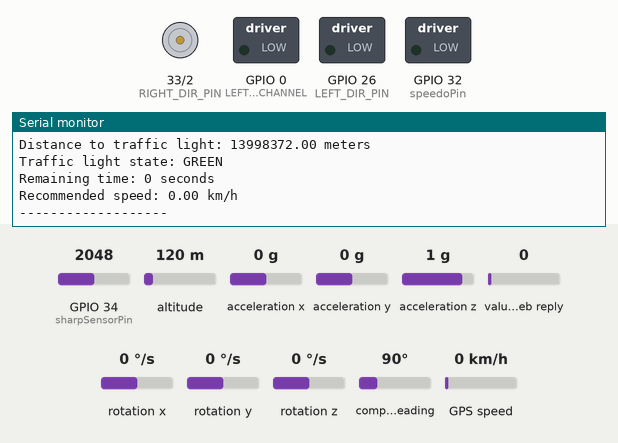
Simulated run of this sketch. Board: ESP32. Shown: direction and speed pins drawn as motors (green arrow = direction pin HIGH = forward, orange = LOW = backward, longer = more drive), switched loads named in the sketch (green lamp = pin HIGH), the last lines printed to the serial monitor. Inputs (shaded band) come from the test bench; at power-on: GPIO 34 (sharpSensorPin) = 2048, value in the web reply 0, altitude 120 m, acceleration x 0 g, acceleration y 0 g, acceleration z 1 g, rotation x 0 °/s, rotation y 0 °/s, rotation z 0 °/s, compass heading 90°, GPS speed 0 km/h. WiFi joins after 1.5 s; servers stay silent unless stated; the GPS gets a fix after 3 s at 37.7749, -122.4194 with 8 satellites; nothing arrives over Bluetooth unless stated; web services answer with replies made up by the test bench.

Above: at 5.7 s.
5.8 s: GPIO 34 (sharpSensorPin) set to 960
At 6.17 s:
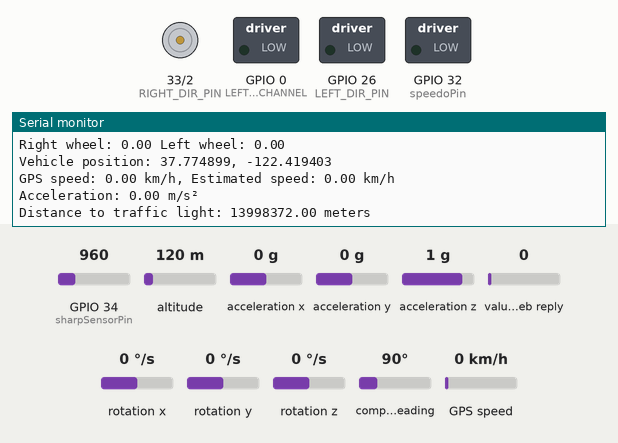
7.5 s: value in the web reply set to 2
At 7.64 s:
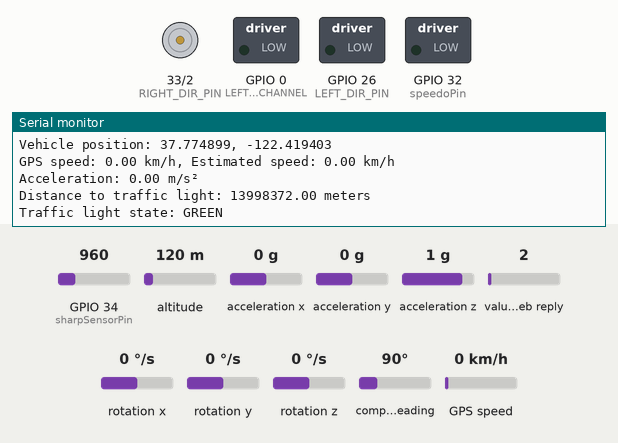
11.8 s: GPIO 34 (sharpSensorPin) set to 2866
At 13.36 s:
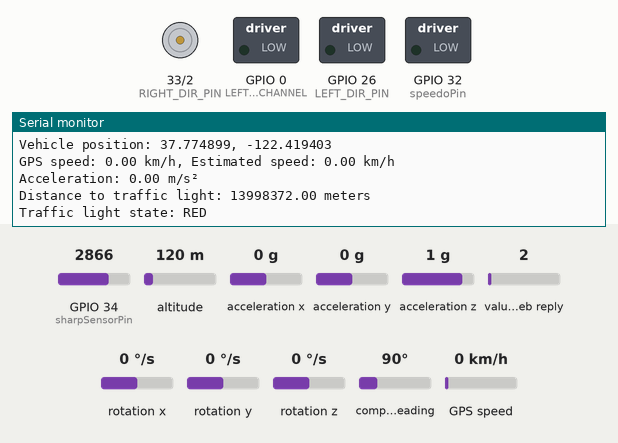
Timing chart, 0 to 14.9 s (numbered marks = the images above; inputs shaded):
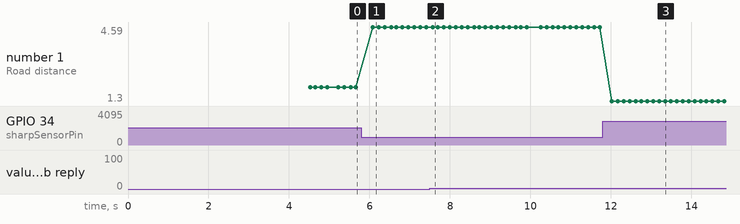

Measured:
- after the input at 5.8 s, the serial monitor: prints a new line at once (image 1)
- after the input at 11.8 s, the serial monitor: prints a new line after 0.07 s (image 3)
- plotted number 1: 1.92 → 4.59 after the input at 5.8 s, 4.59 → 1.3 after the input at 11.8 s

The sketch:

vehicle_integrated.ino
```cpp
#include <WiFi.h>
#include <HTTPClient.h>
#include <ArduinoJson.h>
#include <TinyGPS++.h>
#include <HardwareSerial.h>
#include <Wire.h>
#include <MPU6050_tockn.h>  // Library for MPU6050 IMU
#include <ps5Controller.h>

// WiFi credentials
const char* ssid = "note9";
const char* password = "12345678";

// ThingSpeak settings
const char* channelID = "2933872";  // ThingSpeak channel ID
const char* readAPIKey = "BWQO64N4UII54EOV";  // Read API Key

// GPS module connection
#define GPS_SERIAL_NUM 1
#define GPS_RX_PIN 16   // GPS TX connects to this pin
#define GPS_TX_PIN 17   // GPS RX connects to this pin
#define GPS_BAUD 9600   // Most GPS modules use 9600 baud rate

// Sharp sensor pin
const int sharpSensorPin = 34;  // Analog input pin

// Road detection parameters
const int sampleSize = 10;        // Number of readings to average
const int potholeTrigger = 2;     // Increase in distance (mm) to detect potholes
const int speedBreakTrigger = 2;  // Decrease in distance (mm) to detect speed breakers
const int readingDelay = 100;     // Delay between readings in ms
float prevAvgDistance = 0;
float fixedDistance = 10;         // Baseline distance for road condition detection

// Left Motor
const int LEFT_PWM_CHANNEL = 0;   // PWM channel for left motor
const int LEFT_DIR_PIN = 26;      // Direction pin for left motor

// Right Motor
const int RIGHT_PWM_CHANNEL = 2;  // PWM channel for right motor
const int RIGHT_DIR_PIN = 33;     // Direction pin for right motor
const int b = 106;                // Distance between wheels in mm
const int r = 65;                 // Wheel radius in mm
int lx, ly, rx, ry, tri, cir, squ, cro, l2, r2;
int buff = 40;                    // Joystick deadzone buffer
double targetwl, targetwr;        // Target wheel speeds

// IMU setup
MPU6050 mpu6050(Wire);
float accelX, accelY, accelZ;     // Acceleration in m/s²
float gyroX, gyroY, gyroZ;        // Angular velocity in degrees/s
bool imuCalibrated = false;

// Initialize the GPS library
TinyGPSPlus gps;
HardwareSerial GPSSerial(GPS_SERIAL_NUM);

// Traffic light location (fixed coordinates)
float trafficLightLat = 12.9716;
float trafficLightLon = 77.5946;

// Variables for traffic light status
int trafficLightState = -1;       // -1 = unknown, 0 = Green, 1 = Yellow, 2 = Red
int remainingTime = 0;            // Remaining time in seconds
unsigned long lastCheckTime = 0;
const unsigned long checkInterval = 5000;  // Check every 5 seconds

// Variables for vehicle
float vehicleLat = 0.0;           // Current latitude
float vehicleLon = 0.0;           // Current longitude
float vehicleSpeed = 0.0;         // Current speed in km/h
float vehicleDistance = 0.0;      // Distance to traffic light in meters
float vehicleAcceleration = 0.0;  // Current acceleration in m/s²
unsigned long lastGPSUpdate = 0;
unsigned long lastIMUUpdate = 0;
unsigned long lastReadingTime = 0;   // Last sensor reading time

// Kalman filter variables for better speed estimation
float estimatedSpeed = 0.0;       // Filtered speed estimate
float speedVariance = 5.0;        // Initial variance

// Display/Output pins
const int speedoPin = 32;         // Pin for displaying recommended speed
const int buzzerPin = 33;         // Optional buzzer for alerts

// Function declarations
void stopMotors();
void moveForward(int speed);
void moveBackward(int speed);
void turnLeft(int speed);
void turnRight(int speed);
void compute2Wheel();
void applySpeed();
float readSharpSensor();
void detectRoadConditions();
float calculateOptimalSpeed();
float calculateDistance(float lat1, float lon1, float lat2, float lon2);
void updateGPS();
void updateIMU();
void fuseSpeedData();
void getTrafficLightStatus();

void setup() {
  Serial.begin(115200);

  // Initialize I2C for IMU
  Wire.begin();
  mpu6050.begin();
  Serial.println("Calibrating IMU...");
  mpu6050.calcGyroOffsets(true);  // Calibrate gyroscope
  imuCalibrated = true;
  Serial.println("IMU calibration done!");

  // Initialize GPS serial communication
  GPSSerial.begin(GPS_BAUD, SERIAL_8N1, GPS_RX_PIN, GPS_TX_PIN);

  // Initialize PS5 controller
  ps5.begin("e8:47:3a:5a:a3:66");

  // Initialize output pins
  pinMode(speedoPin, OUTPUT);
  pinMode(buzzerPin, OUTPUT);

  // Initialize motor pins
  pinMode(LEFT_PWM_CHANNEL, OUTPUT);
  pinMode(RIGHT_PWM_CHANNEL, OUTPUT);
  pinMode(LEFT_DIR_PIN, OUTPUT);
  pinMode(RIGHT_DIR_PIN, OUTPUT);

  // Connect to WiFi
  WiFi.begin(ssid, password);
  Serial.print("Connecting to WiFi");
  while (WiFi.status() != WL_CONNECTED) {
    delay(500);
    Serial.print(".");
  }
  Serial.println();
  Serial.println("WiFi connected");
  Serial.println("IP address: ");
  Serial.println(WiFi.localIP());

  Serial.println("Waiting for GPS to initialize...");

  // Initialize Sharp sensor baseline
  fixedDistance = readSharpSensor();
  Serial.print("Initial road distance baseline: ");
  Serial.println(fixedDistance);

  Serial.println("Vehicle Control System Started");
}

void loop() {
  unsigned long currentTime = millis();

  // Update GPS data
  updateGPS();

  // Update IMU data
  updateIMU();

  // Check traffic light status periodically
  if (currentTime - lastCheckTime >= checkInterval) {
    getTrafficLightStatus();
    lastCheckTime = currentTime;
  }

  // Detect road conditions
  detectRoadConditions();

  // Process PS5 controller input if connected
  if (ps5.isConnected()) {
    lx = ps5.LStickX();
    ly = ps5.LStickY();
    rx = -ps5.RStickX();
    ry = ps5.RStickY();
    tri = ps5.Triangle();
    cir = ps5.Circle();
    cro = ps5.Cross();
    squ = ps5.Square();
    l2 = ps5.L2();
    r2 = ps5.R2();

    // Apply deadzone to joystick inputs
    if (abs(ly) < buff) ly = 0;
    if (abs(rx) < buff) rx = 0;

    // Calculate wheel speeds based on joystick position
    compute2Wheel();

    // Apply speeds to motors
    applySpeed();
  }

  // Fuse GPS and IMU data for better speed estimation
  fuseSpeedData();

  // Calculate optimal speed based on traffic light status and distance
  float optimalSpeed = calculateOptimalSpeed();

  // Display information
  if (currentTime - lastGPSUpdate <= 5000) {  // Only show if GPS data is recent
    Serial.print("Vehicle position: ");
    Serial.print(vehicleLat, 6);
    Serial.print(", ");
    Serial.println(vehicleLon, 6);

    Serial.print("GPS speed: ");
    Serial.print(vehicleSpeed);
    Serial.print(" km/h, Estimated speed: ");
    Serial.print(estimatedSpeed);
    Serial.println(" km/h");

    Serial.print("Acceleration: ");
    Serial.print(vehicleAcceleration);
    Serial.println(" m/s²");

    Serial.print("Distance to traffic light: ");
    Serial.print(vehicleDistance);
    Serial.println(" meters");

    Serial.print("Traffic light state: ");
    if (trafficLightState == 0) Serial.println("GREEN");
    else if (trafficLightState == 1) Serial.println("YELLOW");
    else if (trafficLightState == 2) Serial.println("RED");
    else Serial.println("UNKNOWN");

    Serial.print("Remaining time: ");
    Serial.print(remainingTime);
    Serial.println(" seconds");

    Serial.print("Recommended speed: ");
    Serial.print(optimalSpeed);
    Serial.println(" km/h");
    Serial.println("-------------------");
  }

  // Small delay to avoid hammering the serial port
  delay(50);
}

void updateGPS() {
  // Read data from GPS
  while (GPSSerial.available() > 0) {
    if (gps.encode(GPSSerial.read())) {
      // If we have a valid location
      if (gps.location.isValid()) {
        vehicleLat = gps.location.lat();
        vehicleLon = gps.location.lng();

        // Update speed if available (in km/h)
        if (gps.speed.isValid()) {
          vehicleSpeed = gps.speed.kmph();
        }

        // Calculate distance to traffic light (in meters)
        vehicleDistance = calculateDistance(vehicleLat, vehicleLon, trafficLightLat, trafficLightLon);

        lastGPSUpdate = millis();
      }
    }
  }

  // Check if GPS is connected
  if (millis() > 5000 && gps.charsProcessed() < 10) {
    Serial.println("No GPS data received. Check wiring.");
  }
}

void updateIMU() {
  if (!imuCalibrated) return;

  // Update IMU readings
  mpu6050.update();

  // Get acceleration data (in m/s²)
  accelX = mpu6050.getAccX() * 9.81;  // Convert to m/s²
  accelY = mpu6050.getAccY() * 9.81;
  accelZ = mpu6050.getAccZ() * 9.81;

  // Get gyroscope data (in degrees/s)
  gyroX = mpu6050.getGyroX();
  gyroY = mpu6050.getGyroY();
  gyroZ = mpu6050.getGyroZ();

  // Calculate forward acceleration (assuming X is forward direction)
  // This is simplified and would need to be adjusted based on IMU orientation
  vehicleAcceleration = accelX;

  lastIMUUpdate = millis();
}

void fuseSpeedData() {
  // Simple Kalman filter for speed estimation
  // Only update if we have recent IMU data
  if (millis() - lastIMUUpdate > 1000) return;

  // Time since last update in seconds
  float dt = (millis() - lastIMUUpdate) / 1000.0;

  // Prediction step
  float predictedSpeed = estimatedSpeed + vehicleAcceleration * dt;

  // Update step only if GPS data is valid
  if (millis() - lastGPSUpdate < 5000) {
    float kalmanGain = speedVariance / (speedVariance + 5.0);  // Assuming GPS variance is 5.0
    estimatedSpeed = predictedSpeed + kalmanGain * (vehicleSpeed - predictedSpeed);
    speedVariance = (1 - kalmanGain) * speedVariance;
  } else {
    // Just use the prediction if no GPS update
    estimatedSpeed = predictedSpeed;
    speedVariance += 0.1;  // Increase uncertainty over time
  }

  // Ensure speed is non-negative
  if (estimatedSpeed < 0) estimatedSpeed = 0;
}

void getTrafficLightStatus() {
  if (WiFi.status() != WL_CONNECTED) {
    Serial.println("WiFi not connected. Reconnecting...");
    WiFi.reconnect();
    return;
  }

  HTTPClient http;
  String url = "https://api.thingspeak.com/channels/";
  url += channelID;
  url += "/feeds/last.json?api_key=";
  url += readAPIKey;

  http.begin(url);
  int httpCode = http.GET();

  if (httpCode > 0) {
    String payload = http.getString();

    // Parse JSON response
    DynamicJsonDocument doc(1024);
    DeserializationError error = deserializeJson(doc, payload);

    if (!error) {
      trafficLightState = doc["field1"].as<int>();
      remainingTime = doc["field2"].as<int>();
    } else {
      Serial.print("JSON parsing failed: ");
      Serial.println(error.c_str());
    }
  } else {
    Serial.print("HTTP GET failed, error code: ");
    Serial.println(httpCode);
  }

  http.end();
}

float calculateOptimalSpeed() {
  // If we don't have valid data or are at the traffic light, return 0
  if (vehicleDistance <= 10 || trafficLightState < 0 || remainingTime <= 0) {
    return 0.0;
  }

  float optimalSpeed = 0.0;

  // Calculate time needed to reach the traffic light at different speeds
  if (trafficLightState == 2) {  // Red light
    // If red, aim to arrive when it turns green
    // Calculate speed to arrive just as light turns green
    optimalSpeed = (vehicleDistance / remainingTime) * 3.6;  // Convert m/s to km/h

    // Use current speed and acceleration to check if speed is achievable
    float currentSpeed = estimatedSpeed;
    float timeToReach = (optimalSpeed - currentSpeed) / (vehicleAcceleration * 3.6);

    // Cap speed at reasonable limits
    if (optimalSpeed < 5.0 || timeToReach < 0) {
      // Too slow or requires deceleration, better to stop
      optimalSpeed = 0.0;
    } else if (optimalSpeed > 60.0) {
      // Too fast, cap at max speed limit
      optimalSpeed = 60.0;
    }
  } else if (trafficLightState == 0) {  // Green light
    // If green, calculate if we can make it before it turns yellow
    if (vehicleDistance / (remainingTime + 5) * 3.6 <= 60.0) {
      // We can make it at a reasonable speed
      optimalSpeed = min(60.0, vehicleDistance / remainingTime * 3.6);
    } else {
      // Can't make it before yellow, slow down
      optimalSpeed = min(30.0, vehicleDistance / (remainingTime + 35) * 3.6);
    }
  } else if (trafficLightState == 1) {  // Yellow light
    // If yellow, calculate if we can make it before it turns red
    if (vehicleDistance / remainingTime * 3.6 <= 60.0 && vehicleDistance <= 50) {
      // Close enough and can make it at a reasonable speed
      optimalSpeed = min(60.0, vehicleDistance / remainingTime * 3.6);
    } else {
      // Better slow down for the upcoming red
      optimalSpeed = min(20.0, vehicleDistance / (remainingTime + 30) * 3.6);
    }
  }

  return optimalSpeed;
}

// Calculate distance between two GPS coordinates using the Haversine formula
float calculateDistance(float lat1, float lon1, float lat2, float lon2) {
  const float R = 6371000; // Earth radius in meters

  float latRad1 = radians(lat1);
  float latRad2 = radians(lat2);
  float lonRad1 = radians(lon1);
  float lonRad2 = radians(lon2);

  float diffLat = latRad2 - latRad1;
  float diffLon = lonRad2 - lonRad1;

  float a = sin(diffLat/2) * sin(diffLat/2) +
            cos(latRad1) * cos(latRad2) *
            sin(diffLon/2) * sin(diffLon/2);
  float c = 2 * atan2(sqrt(a), sqrt(1-a));

  return R * c; // Distance in meters
}

// PS5 Controller and Motor Control Functions
void compute2Wheel() {
  float V = ly;
  float rX = rx*2;
  targetwr = ((ly*200+(rX*b/2))/r);
  targetwl = ((ly*200-(rX*b/2))/r);

  targetwr = constrain(map(targetwr,0,494,0,220),-255,255);
  targetwl = constrain(map(targetwl,0,494,0,220),-255,255);

  // Debug output
  Serial.print("Right wheel: ");
  Serial.print(targetwr);
  Serial.print(" Left wheel: ");
  Serial.println(targetwl);
}

void applySpeed() {
  if (targetwl >= 0) {
    digitalWrite(LEFT_DIR_PIN, LOW);
    analogWrite(LEFT_PWM_CHANNEL, targetwl);
  } else {
    digitalWrite(LEFT_DIR_PIN, HIGH);
    analogWrite(LEFT_PWM_CHANNEL, -targetwl);
  }

  if (targetwr >= 0) {
    digitalWrite(RIGHT_DIR_PIN, LOW);
    analogWrite(RIGHT_PWM_CHANNEL, targetwr);
  } else {
    digitalWrite(RIGHT_DIR_PIN, HIGH);
    analogWrite(RIGHT_PWM_CHANNEL, -targetwr);
  }
}

void stopMotors() {
  // Set speed to zero
  analogWrite(LEFT_PWM_CHANNEL, 0);
  analogWrite(RIGHT_PWM_CHANNEL, 0);
}

void moveForward(int speed) {
  // Set direction pins
  digitalWrite(LEFT_DIR_PIN, HIGH);   // Forward direction for left motor
  digitalWrite(RIGHT_DIR_PIN, HIGH);  // Forward direction for right motor

  // Set speed
  analogWrite(LEFT_PWM_CHANNEL, speed);
  analogWrite(RIGHT_PWM_CHANNEL, speed);
}

void moveBackward(int speed) {
  // Set direction pins
  digitalWrite(LEFT_DIR_PIN, LOW);   // Backward direction for left motor
  digitalWrite(RIGHT_DIR_PIN, LOW);  // Backward direction for right motor

  // Set speed
  analogWrite(LEFT_PWM_CHANNEL, speed);
  analogWrite(RIGHT_PWM_CHANNEL, speed);
}

void turnLeft(int speed) {
  // Set direction pins
  digitalWrite(LEFT_DIR_PIN, LOW);    // Left motor backward
  digitalWrite(RIGHT_DIR_PIN, HIGH);  // Right motor forward

  // Set speed
  analogWrite(LEFT_PWM_CHANNEL, speed);
  analogWrite(RIGHT_PWM_CHANNEL, speed);
}

void turnRight(int speed) {
  // Set direction pins
  digitalWrite(LEFT_DIR_PIN, HIGH);  // Left motor forward
  digitalWrite(RIGHT_DIR_PIN, LOW);  // Right motor backward

  // Set speed
  analogWrite(LEFT_PWM_CHANNEL, speed);
  analogWrite(RIGHT_PWM_CHANNEL, speed);
}

// Road Condition Detection Functions
float readSharpSensor() {
  // Read analog value from Sharp sensor
  int sensorValue = analogRead(sharpSensorPin);

  // Convert analog reading to distance in mm
  // Formula depends on the specific Sharp sensor model
  // This is for GP2Y0A21YK0F (10-80cm range)
  float distance = 12343.85 * pow(sensorValue, -1.15);

  return distance;
}

void detectRoadConditions() {
  unsigned long currentTime = millis();

  // Only read sensor at specified intervals
  if (currentTime - lastReadingTime < readingDelay) {
    return;
  }

  lastReadingTime = currentTime;

  // Read current distance from sensor
  float currentDistance = readSharpSensor();

  // Calculate change from previous reading
  float distanceChange = currentDistance - prevAvgDistance;

  // Adjust vehicle response based on road conditions
  if (distanceChange < -fixedDistance) {
    // Speed breaker detected (distance decreases significantly)
    Serial.println("ALERT: Speed Breaker detected!");

    // Temporary speed reduction for speed breakers
    float currentSpeed = estimatedSpeed;
    if (currentSpeed > 20.0) {
      // Reduce target speed and slow down
      targetwl = targetwl * 0.5;
      targetwr = targetwr * 0.5;

      // Apply reduced speed if using controller
      if (ps5.isConnected()) {
        applySpeed();
      }
    }
  }
  else if (distanceChange > fixedDistance) {
    // Pothole detected (distance increases significantly)
    Serial.println("ALERT: Pothole detected!");

    // For potholes, maintain current speed but alert driver
    // Optional: activate buzzer
    digitalWrite(buzzerPin, HIGH);
    delay(200);
    digitalWrite(buzzerPin, LOW);
  }
  else {
    // Normal road condition
    Serial.print("Road distance: ");
    Serial.println(currentDistance);
  }

  // Update previous average for next comparison
  prevAvgDistance = currentDistance;
}
```
